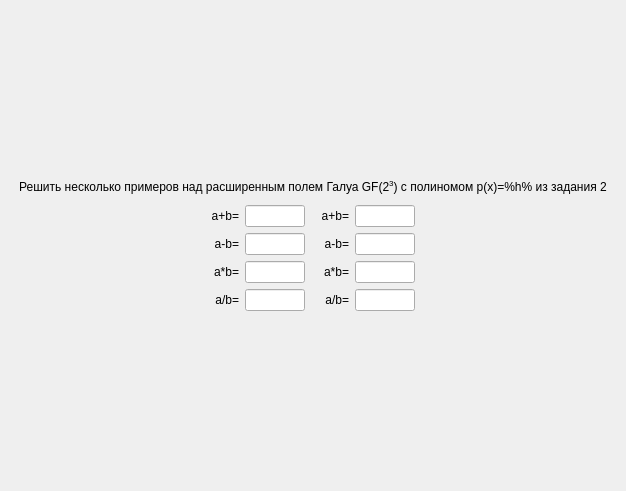
<?xml version="1.0" encoding="UTF-8"?>
<ui version="4.0">
 <class>ScreenTask3</class>
 <widget class="QFrame" name="ScreenTask3">
  <property name="geometry">
   <rect>
    <x>0</x>
    <y>0</y>
    <width>626</width>
    <height>491</height>
   </rect>
  </property>
  <property name="windowTitle">
   <string>Frame</string>
  </property>
  <layout class="QGridLayout" name="gridLayout">
   <property name="leftMargin">
    <number>0</number>
   </property>
   <property name="topMargin">
    <number>0</number>
   </property>
   <property name="rightMargin">
    <number>0</number>
   </property>
   <property name="bottomMargin">
    <number>0</number>
   </property>
   <item row="0" column="0">
    <layout class="QVBoxLayout" name="verticalLayout">
     <item>
      <spacer name="verticalSpacer">
       <property name="orientation">
        <enum>Qt::Vertical</enum>
       </property>
       <property name="sizeHint" stdset="0">
        <size>
         <width>0</width>
         <height>0</height>
        </size>
       </property>
      </spacer>
     </item>
     <item>
      <widget class="QLabel" name="title">
       <property name="styleSheet">
        <string notr="true">font: 75 20pt &quot;MS Shell Dlg 2&quot;;</string>
       </property>
       <property name="text">
        <string>Решить несколько примеров над расширенным полем Галуа GF(2&lt;sup&gt;3&lt;/sup&gt;) с полиномом p(x)=%h% из задания 2</string>
       </property>
       <property name="alignment">
        <set>Qt::AlignCenter</set>
       </property>
       <property name="wordWrap">
        <bool>true</bool>
       </property>
      </widget>
     </item>
     <item>
      <spacer name="verticalSpacer_3">
       <property name="orientation">
        <enum>Qt::Vertical</enum>
       </property>
       <property name="sizeType">
        <enum>QSizePolicy::Minimum</enum>
       </property>
       <property name="sizeHint" stdset="0">
        <size>
         <width>0</width>
         <height>5</height>
        </size>
       </property>
      </spacer>
     </item>
     <item>
      <layout class="QGridLayout" name="gridLayout_3">
       <item row="1" column="6">
        <spacer name="horizontalSpacer_6">
         <property name="orientation">
          <enum>Qt::Horizontal</enum>
         </property>
         <property name="sizeHint" stdset="0">
          <size>
           <width>0</width>
           <height>0</height>
          </size>
         </property>
        </spacer>
       </item>
       <item row="3" column="6">
        <spacer name="horizontalSpacer_8">
         <property name="orientation">
          <enum>Qt::Horizontal</enum>
         </property>
         <property name="sizeHint" stdset="0">
          <size>
           <width>0</width>
           <height>0</height>
          </size>
         </property>
        </spacer>
       </item>
       <item row="3" column="5">
        <widget class="QLineEdit" name="input8">
         <property name="sizePolicy">
          <sizepolicy hsizetype="Fixed" vsizetype="Fixed">
           <horstretch>0</horstretch>
           <verstretch>0</verstretch>
          </sizepolicy>
         </property>
         <property name="maximumSize">
          <size>
           <width>60</width>
           <height>16777215</height>
          </size>
         </property>
         <property name="styleSheet">
          <string notr="true">font: 16pt &quot;MS Shell Dlg 2&quot;;</string>
         </property>
         <property name="alignment">
          <set>Qt::AlignCenter</set>
         </property>
        </widget>
       </item>
       <item row="3" column="0">
        <spacer name="horizontalSpacer_5">
         <property name="orientation">
          <enum>Qt::Horizontal</enum>
         </property>
         <property name="sizeHint" stdset="0">
          <size>
           <width>0</width>
           <height>0</height>
          </size>
         </property>
        </spacer>
       </item>
       <item row="2" column="6">
        <spacer name="horizontalSpacer_7">
         <property name="orientation">
          <enum>Qt::Horizontal</enum>
         </property>
         <property name="sizeHint" stdset="0">
          <size>
           <width>0</width>
           <height>0</height>
          </size>
         </property>
        </spacer>
       </item>
       <item row="0" column="5">
        <widget class="QLineEdit" name="input2">
         <property name="sizePolicy">
          <sizepolicy hsizetype="Fixed" vsizetype="Fixed">
           <horstretch>0</horstretch>
           <verstretch>0</verstretch>
          </sizepolicy>
         </property>
         <property name="maximumSize">
          <size>
           <width>60</width>
           <height>16777215</height>
          </size>
         </property>
         <property name="styleSheet">
          <string notr="true">font: 16pt &quot;MS Shell Dlg 2&quot;;</string>
         </property>
         <property name="alignment">
          <set>Qt::AlignCenter</set>
         </property>
        </widget>
       </item>
       <item row="1" column="0">
        <spacer name="horizontalSpacer_2">
         <property name="orientation">
          <enum>Qt::Horizontal</enum>
         </property>
         <property name="sizeHint" stdset="0">
          <size>
           <width>0</width>
           <height>0</height>
          </size>
         </property>
        </spacer>
       </item>
       <item row="1" column="5">
        <widget class="QLineEdit" name="input4">
         <property name="sizePolicy">
          <sizepolicy hsizetype="Fixed" vsizetype="Fixed">
           <horstretch>0</horstretch>
           <verstretch>0</verstretch>
          </sizepolicy>
         </property>
         <property name="maximumSize">
          <size>
           <width>60</width>
           <height>16777215</height>
          </size>
         </property>
         <property name="styleSheet">
          <string notr="true">font: 16pt &quot;MS Shell Dlg 2&quot;;</string>
         </property>
         <property name="alignment">
          <set>Qt::AlignCenter</set>
         </property>
        </widget>
       </item>
       <item row="3" column="1">
        <widget class="QLabel" name="label7">
         <property name="styleSheet">
          <string notr="true">font: 16pt &quot;MS Shell Dlg 2&quot;;</string>
         </property>
         <property name="text">
          <string>a/b=</string>
         </property>
         <property name="alignment">
          <set>Qt::AlignRight|Qt::AlignTrailing|Qt::AlignVCenter</set>
         </property>
        </widget>
       </item>
       <item row="2" column="4">
        <widget class="QLabel" name="label6">
         <property name="styleSheet">
          <string notr="true">font: 16pt &quot;MS Shell Dlg 2&quot;;</string>
         </property>
         <property name="text">
          <string>a*b=</string>
         </property>
         <property name="alignment">
          <set>Qt::AlignRight|Qt::AlignTrailing|Qt::AlignVCenter</set>
         </property>
        </widget>
       </item>
       <item row="0" column="0">
        <spacer name="horizontalSpacer">
         <property name="orientation">
          <enum>Qt::Horizontal</enum>
         </property>
         <property name="sizeHint" stdset="0">
          <size>
           <width>0</width>
           <height>0</height>
          </size>
         </property>
        </spacer>
       </item>
       <item row="2" column="0">
        <spacer name="horizontalSpacer_3">
         <property name="orientation">
          <enum>Qt::Horizontal</enum>
         </property>
         <property name="sizeHint" stdset="0">
          <size>
           <width>0</width>
           <height>0</height>
          </size>
         </property>
        </spacer>
       </item>
       <item row="0" column="6">
        <spacer name="horizontalSpacer_4">
         <property name="orientation">
          <enum>Qt::Horizontal</enum>
         </property>
         <property name="sizeHint" stdset="0">
          <size>
           <width>0</width>
           <height>0</height>
          </size>
         </property>
        </spacer>
       </item>
       <item row="2" column="2">
        <widget class="QLineEdit" name="input5">
         <property name="sizePolicy">
          <sizepolicy hsizetype="Fixed" vsizetype="Fixed">
           <horstretch>0</horstretch>
           <verstretch>0</verstretch>
          </sizepolicy>
         </property>
         <property name="maximumSize">
          <size>
           <width>60</width>
           <height>16777215</height>
          </size>
         </property>
         <property name="styleSheet">
          <string notr="true">font: 16pt &quot;MS Shell Dlg 2&quot;;</string>
         </property>
         <property name="alignment">
          <set>Qt::AlignCenter</set>
         </property>
        </widget>
       </item>
       <item row="1" column="2">
        <widget class="QLineEdit" name="input3">
         <property name="sizePolicy">
          <sizepolicy hsizetype="Fixed" vsizetype="Fixed">
           <horstretch>0</horstretch>
           <verstretch>0</verstretch>
          </sizepolicy>
         </property>
         <property name="maximumSize">
          <size>
           <width>60</width>
           <height>16777215</height>
          </size>
         </property>
         <property name="styleSheet">
          <string notr="true">font: 16pt &quot;MS Shell Dlg 2&quot;;</string>
         </property>
         <property name="alignment">
          <set>Qt::AlignCenter</set>
         </property>
        </widget>
       </item>
       <item row="3" column="4">
        <widget class="QLabel" name="label8">
         <property name="styleSheet">
          <string notr="true">font: 16pt &quot;MS Shell Dlg 2&quot;;</string>
         </property>
         <property name="text">
          <string>a/b=</string>
         </property>
         <property name="alignment">
          <set>Qt::AlignRight|Qt::AlignTrailing|Qt::AlignVCenter</set>
         </property>
        </widget>
       </item>
       <item row="0" column="1">
        <widget class="QLabel" name="label1">
         <property name="styleSheet">
          <string notr="true">font: 16pt &quot;MS Shell Dlg 2&quot;;</string>
         </property>
         <property name="text">
          <string>a+b=</string>
         </property>
         <property name="alignment">
          <set>Qt::AlignRight|Qt::AlignTrailing|Qt::AlignVCenter</set>
         </property>
        </widget>
       </item>
       <item row="0" column="4">
        <widget class="QLabel" name="label2">
         <property name="styleSheet">
          <string notr="true">font: 16pt &quot;MS Shell Dlg 2&quot;;</string>
         </property>
         <property name="text">
          <string>a+b=</string>
         </property>
         <property name="alignment">
          <set>Qt::AlignRight|Qt::AlignTrailing|Qt::AlignVCenter</set>
         </property>
        </widget>
       </item>
       <item row="1" column="4">
        <widget class="QLabel" name="label4">
         <property name="styleSheet">
          <string notr="true">font: 16pt &quot;MS Shell Dlg 2&quot;;</string>
         </property>
         <property name="text">
          <string>a-b=</string>
         </property>
         <property name="alignment">
          <set>Qt::AlignRight|Qt::AlignTrailing|Qt::AlignVCenter</set>
         </property>
        </widget>
       </item>
       <item row="0" column="2">
        <widget class="QLineEdit" name="input1">
         <property name="sizePolicy">
          <sizepolicy hsizetype="Fixed" vsizetype="Fixed">
           <horstretch>0</horstretch>
           <verstretch>0</verstretch>
          </sizepolicy>
         </property>
         <property name="maximumSize">
          <size>
           <width>60</width>
           <height>16777215</height>
          </size>
         </property>
         <property name="styleSheet">
          <string notr="true">font: 16pt &quot;MS Shell Dlg 2&quot;;</string>
         </property>
         <property name="alignment">
          <set>Qt::AlignCenter</set>
         </property>
        </widget>
       </item>
       <item row="1" column="1">
        <widget class="QLabel" name="label3">
         <property name="styleSheet">
          <string notr="true">font: 16pt &quot;MS Shell Dlg 2&quot;;</string>
         </property>
         <property name="text">
          <string>a-b=</string>
         </property>
         <property name="alignment">
          <set>Qt::AlignRight|Qt::AlignTrailing|Qt::AlignVCenter</set>
         </property>
        </widget>
       </item>
       <item row="2" column="5">
        <widget class="QLineEdit" name="input6">
         <property name="sizePolicy">
          <sizepolicy hsizetype="Fixed" vsizetype="Fixed">
           <horstretch>0</horstretch>
           <verstretch>0</verstretch>
          </sizepolicy>
         </property>
         <property name="maximumSize">
          <size>
           <width>60</width>
           <height>16777215</height>
          </size>
         </property>
         <property name="styleSheet">
          <string notr="true">font: 16pt &quot;MS Shell Dlg 2&quot;;</string>
         </property>
         <property name="alignment">
          <set>Qt::AlignCenter</set>
         </property>
        </widget>
       </item>
       <item row="2" column="1">
        <widget class="QLabel" name="label5">
         <property name="styleSheet">
          <string notr="true">font: 16pt &quot;MS Shell Dlg 2&quot;;</string>
         </property>
         <property name="text">
          <string>a*b=</string>
         </property>
         <property name="alignment">
          <set>Qt::AlignRight|Qt::AlignTrailing|Qt::AlignVCenter</set>
         </property>
        </widget>
       </item>
       <item row="3" column="2">
        <widget class="QLineEdit" name="input7">
         <property name="sizePolicy">
          <sizepolicy hsizetype="Fixed" vsizetype="Fixed">
           <horstretch>0</horstretch>
           <verstretch>0</verstretch>
          </sizepolicy>
         </property>
         <property name="maximumSize">
          <size>
           <width>60</width>
           <height>16777215</height>
          </size>
         </property>
         <property name="styleSheet">
          <string notr="true">font: 16pt &quot;MS Shell Dlg 2&quot;;</string>
         </property>
         <property name="alignment">
          <set>Qt::AlignCenter</set>
         </property>
        </widget>
       </item>
       <item row="0" column="3">
        <spacer name="horizontalSpacer_9">
         <property name="orientation">
          <enum>Qt::Horizontal</enum>
         </property>
         <property name="sizeType">
          <enum>QSizePolicy::Minimum</enum>
         </property>
         <property name="sizeHint" stdset="0">
          <size>
           <width>10</width>
           <height>0</height>
          </size>
         </property>
        </spacer>
       </item>
       <item row="1" column="3">
        <spacer name="horizontalSpacer_10">
         <property name="orientation">
          <enum>Qt::Horizontal</enum>
         </property>
         <property name="sizeType">
          <enum>QSizePolicy::Minimum</enum>
         </property>
         <property name="sizeHint" stdset="0">
          <size>
           <width>10</width>
           <height>0</height>
          </size>
         </property>
        </spacer>
       </item>
       <item row="2" column="3">
        <spacer name="horizontalSpacer_11">
         <property name="orientation">
          <enum>Qt::Horizontal</enum>
         </property>
         <property name="sizeType">
          <enum>QSizePolicy::Minimum</enum>
         </property>
         <property name="sizeHint" stdset="0">
          <size>
           <width>10</width>
           <height>0</height>
          </size>
         </property>
        </spacer>
       </item>
       <item row="3" column="3">
        <spacer name="horizontalSpacer_12">
         <property name="orientation">
          <enum>Qt::Horizontal</enum>
         </property>
         <property name="sizeType">
          <enum>QSizePolicy::Minimum</enum>
         </property>
         <property name="sizeHint" stdset="0">
          <size>
           <width>10</width>
           <height>0</height>
          </size>
         </property>
        </spacer>
       </item>
      </layout>
     </item>
     <item>
      <spacer name="verticalSpacer_2">
       <property name="orientation">
        <enum>Qt::Vertical</enum>
       </property>
       <property name="sizeHint" stdset="0">
        <size>
         <width>0</width>
         <height>0</height>
        </size>
       </property>
      </spacer>
     </item>
    </layout>
   </item>
  </layout>
 </widget>
 <resources/>
 <connections/>
</ui>
